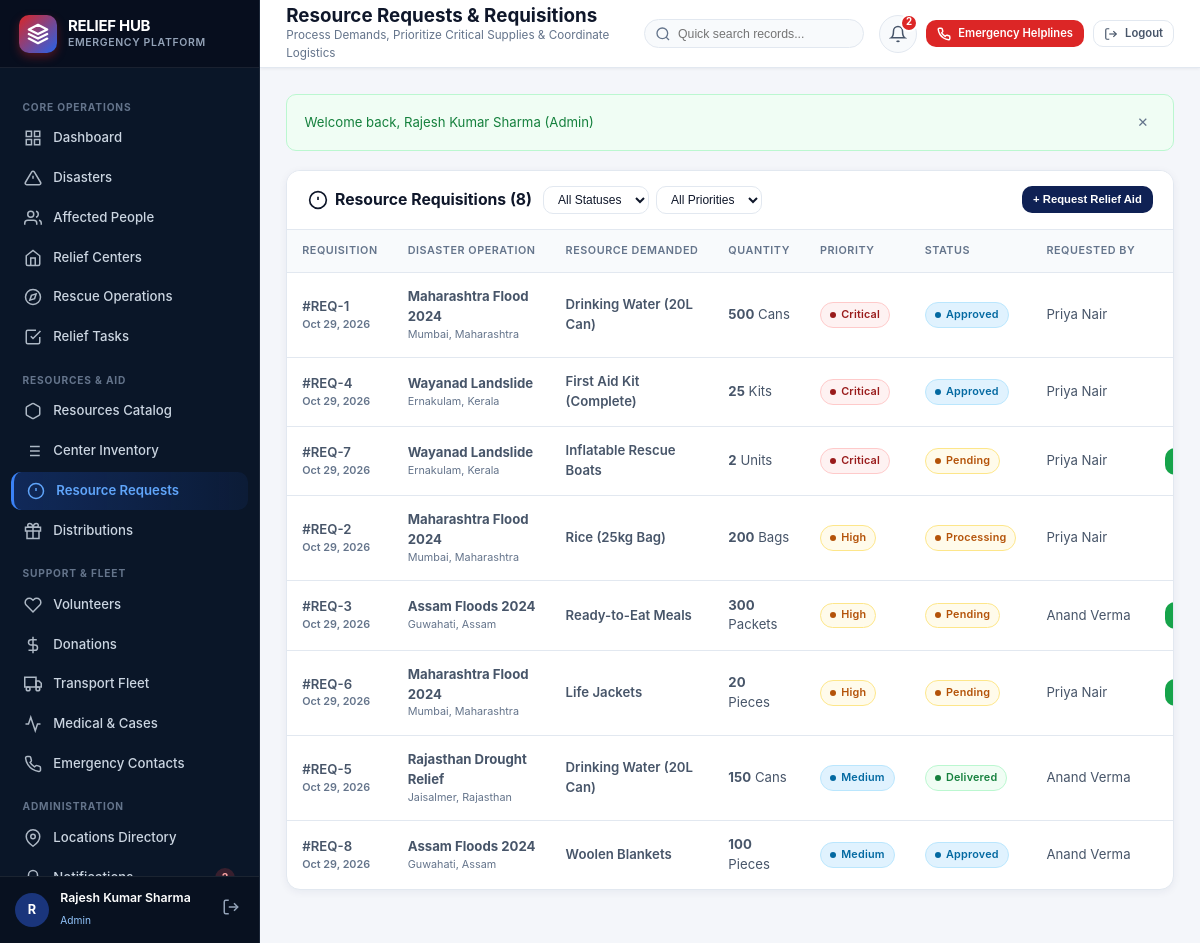
/resource_requests.php (signed in), run on the app's committed database.
### tables this page shows
CREATE TABLE IF NOT EXISTS resource_requests (
    request_id INT PRIMARY KEY AUTO_INCREMENT,
    disaster_id INT NOT NULL,
    requester_id INT NOT NULL,
    resource_id INT NOT NULL,
    location_id INT,
    quantity_requested INT NOT NULL,
    request_date TIMESTAMP DEFAULT CURRENT_TIMESTAMP,
    priority ENUM('Low', 'Medium', 'High', 'Critical') DEFAULT 'Medium',
    status ENUM('Pending', 'Approved', 'Rejected', 'Processing', 'Delivered') DEFAULT 'Pending',
    updated_at TIMESTAMP DEFAULT CURRENT_TIMESTAMP ON UPDATE CURRENT_TIMESTAMP,
    FOREIGN KEY (disaster_id) REFERENCES disasters(disaster_id) ON DELETE CASCADE,
    FOREIGN KEY (requester_id) REFERENCES users(user_id) ON DELETE RESTRICT,
    FOREIGN KEY (resource_id) REFERENCES resources(resource_id) ON DELETE RESTRICT,
    FOREIGN KEY (location_id) REFERENCES locations(location_id) ON DELETE SET NULL,
    INDEX idx_request_status (status),
    INDEX idx_request_priority (priority)
);

CREATE TABLE IF NOT EXISTS disasters (
    disaster_id INT PRIMARY KEY AUTO_INCREMENT,
    disaster_type_id INT NOT NULL,
    disaster_name VARCHAR(200) NOT NULL,
    description TEXT,
    start_date DATE NOT NULL,
    end_date DATE,
    severity ENUM('Low', 'Moderate', 'High', 'Critical') NOT NULL DEFAULT 'Moderate',
    status ENUM('Reported', 'Active', 'Under Control', 'Resolved') NOT NULL DEFAULT 'Reported',
    reported_by INT,
    created_at TIMESTAMP DEFAULT CURRENT_TIMESTAMP,
    updated_at TIMESTAMP DEFAULT CURRENT_TIMESTAMP ON UPDATE CURRENT_TIMESTAMP,
    FOREIGN KEY (disaster_type_id) REFERENCES disaster_types(disaster_type_id) ON DELETE RESTRICT,
    FOREIGN KEY (reported_by) REFERENCES users(user_id) ON DELETE SET NULL,
    INDEX idx_disasters_status (status),
    INDEX idx_disasters_severity (severity)
);

CREATE TABLE IF NOT EXISTS locations (
    location_id INT PRIMARY KEY AUTO_INCREMENT,
    location_name VARCHAR(150) NOT NULL,
    address TEXT,
    city VARCHAR(100),
    state VARCHAR(100),
    pincode VARCHAR(20),
    latitude DECIMAL(10, 8),
    longitude DECIMAL(11, 8)
);

CREATE TABLE IF NOT EXISTS resources (
    resource_id INT PRIMARY KEY AUTO_INCREMENT,
    category_id INT NOT NULL,
    resource_name VARCHAR(150) NOT NULL,
    unit VARCHAR(50) NOT NULL,
    description TEXT,
    minimum_stock INT DEFAULT 0,
    created_at TIMESTAMP DEFAULT CURRENT_TIMESTAMP,
    FOREIGN KEY (category_id) REFERENCES resource_categories(category_id) ON DELETE RESTRICT,
    INDEX idx_resource_category (category_id)
);

CREATE TABLE IF NOT EXISTS users (
    user_id INT PRIMARY KEY AUTO_INCREMENT,
    role_id INT NOT NULL,
    full_name VARCHAR(100) NOT NULL,
    email VARCHAR(150) NOT NULL UNIQUE,
    phone VARCHAR(20),
    password VARCHAR(255) NOT NULL,
    address TEXT,
    status ENUM('active', 'inactive', 'suspended') DEFAULT 'active',
    created_at TIMESTAMP DEFAULT CURRENT_TIMESTAMP,
    FOREIGN KEY (role_id) REFERENCES roles(role_id) ON DELETE RESTRICT
);

### config/auth.php (called while the page is built, shortened)
<?php
require_once __DIR__ . '/db.php';
function isLoggedIn() {
    return isset($_SESSION['user_id']) && !empty($_SESSION['user_id']);
}
function hasRole($roles) {
    $role = $_SESSION['role_name'] ?? '';
    if (is_array($roles)) {
        return in_array($role, $roles);
    }
    return $role === $roles;
}

### config/db.php (called while the page is built, shortened)
<?php
function escape($str) {
    return htmlspecialchars($str ?? '', ENT_QUOTES, 'UTF-8');
}
function formatDate($dateStr, $format = 'M d, Y') {
    $t = strtotime($dateStr);
    return $t ? date($format, $t) : '-';
}

### resource_requests.php (the view, shortened to what this page needs)
<?php
require_once __DIR__ . '/config/db.php';
require_once __DIR__ . '/config/auth.php';
$pdo = getDB();
$sql = "
    SELECT rr.*, d.disaster_name, r.resource_name, r.unit, u.full_name as requester_name, l.city, l.state
    FROM resource_requests rr
    JOIN disasters d ON rr.disaster_id = d.disaster_id
    JOIN resources r ON rr.resource_id = r.resource_id
    LEFT JOIN locations l ON rr.location_id = l.location_id
    LEFT JOIN users u ON rr.requester_id = u.user_id
    WHERE 1=1
";
$params = [];
$sql .= " ORDER BY FIELD(rr.priority, 'Critical', 'High', 'Medium', 'Low'), rr.request_date DESC";
$stmt = $pdo->prepare($sql);
$stmt->execute($params);
$requests = $stmt->fetchAll();
require_once __DIR__ . '/includes/header.php';
require_once __DIR__ . '/includes/sidebar.php';
?>
<div class="main-wrapper">
  <?php require_once __DIR__ . '/includes/topbar.php'; ?>
  <div class="card">
    <div class="card-header">
      <div style="display: flex; align-items: center; gap: 0.75rem; flex-wrap: wrap;">
        <h3 class="card-title">
          <svg width="20" height="20" viewBox="0 0 24 24" fill="none" stroke="currentColor" stroke-width="2"><circle cx="12" cy="12" r="10"/><line x1="12" y1="8" x2="12" y2="12"/><line x1="12" y1="16" x2="12.01" y2="16"/></svg>
          <span>Resource Requisitions (<?= count($requests) ?>)</span>
        </h3>
        <form method="GET" action="resource_requests.php" style="display: flex; gap: 0.5rem; align-items: center; flex-wrap: wrap;">
          <select name="status" class="form-select" style="width: auto; padding: 0.35rem 0.65rem; font-size: 0.8rem;" onchange="this.form.submit()">
            <option value="">All Statuses</option>
          </select>
          <select name="priority" class="form-select" style="width: auto; padding: 0.35rem 0.65rem; font-size: 0.8rem;" onchange="this.form.submit()">
            <option value="">All Priorities</option>
          </select>
        </form>
      </div>
      <div class="card-actions">
        <button type="button" class="btn btn-primary btn-sm" data-modal="modalAddRequest">
          + Request Relief Aid
        </button>
      </div>
    </div>
    <div class="table-responsive">
      <table class="data-table">
        <thead>
          <tr>
            <th>Requisition</th>
            <th>Disaster Operation</th>
            <th>Resource Demanded</th>
            <th>Quantity</th>
            <th>Priority</th>
            <th>Status</th>
            <th>Requested By</th>
            <?php if (hasRole(['Admin', 'Disaster Coordinator'])): ?>
              <th style="text-align: right;">Authorization</th>
            <?php endif; ?>
          </tr>
        </thead>
        <tbody>
          <?php if (empty($requests)): ?>
            <tr><td colspan="8" style="text-align: center; color: var(--text-muted); padding: 2.5rem;">No resource requests found.</td></tr>
          <?php else: ?>
            <?php foreach ($requests as $req): ?>
              <?php
                $priClass = 'badge-low';
                if ($req['priority'] === 'Critical') $priClass = 'badge-critical';
                elseif ($req['priority'] === 'High') $priClass = 'badge-high';
                elseif ($req['priority'] === 'Medium') $priClass = 'badge-medium';
                $stClass = 'badge-neutral';
                if ($req['status'] === 'Approved') $stClass = 'badge-info';
                elseif ($req['status'] === 'Processing') $stClass = 'badge-warning';
                elseif ($req['status'] === 'Delivered') $stClass = 'badge-success';
                elseif ($req['status'] === 'Rejected') $stClass = 'badge-danger';
                elseif ($req['status'] === 'Pending') $stClass = 'badge-high';
              ?>
              <tr>
                <td class="table-cell-bold">
                  #REQ-<?= $req['request_id'] ?>
                  <div style="font-size: 0.72rem; color: var(--text-muted);"><?= formatDate($req['request_date']) ?></div>
                </td>
                <td>
                  <div><strong><?= escape($req['disaster_name']) ?></strong></div>
                  <?php if ($req['city']): ?>
                    <div style="font-size: 0.72rem; color: var(--text-muted);"><?= escape($req['city']) ?>, <?= escape($req['state']) ?></div>
                  <?php endif; ?>
                </td>
                <td class="table-cell-bold"><?= escape($req['resource_name']) ?></td>
                <td>
                  <strong><?= number_format($req['quantity_requested']) ?></strong> <?= escape($req['unit']) ?>
                </td>
                <td>
                  <span class="badge <?= $priClass ?>">
                    <span class="badge-dot"></span>
                    <?= escape($req['priority']) ?>
                  </span>
                </td>
                <td>
                  <span class="badge <?= $stClass ?>">
                    <span class="badge-dot"></span>
                    <?= escape($req['status']) ?>
                  </span>
                </td>
                <td><?= escape($req['requester_name'] ?? 'Staff Member') ?></td>
                <?php if (hasRole(['Admin', 'Disaster Coordinator'])): ?>
                  <td style="text-align: right; white-space: nowrap;">
                    <?php if ($req['status'] === 'Pending'): ?>
                      <form method="POST" action="resource_requests.php" style="display: inline;">
                        <button type="submit" name="new_status" value="Approved" class="btn btn-sm btn-success">Approve</button>
                      </form>
                    <?php elseif ($req['status'] === 'Approved'): ?>
                      <form method="POST" action="resource_requests.php" style="display: inline;">
                        <input type="hidden" name="csrf_token" value="<?= csrfToken() ?>">
                        <input type="hidden" name="form_action" value="update_status">
                        <input type="hidden" name="request_id" value="<?= $req['request_id'] ?>">
                        <button type="submit" name="new_status" value="Processing" class="btn btn-sm btn-primary">Process</button>
                      </form>
                    <?php elseif ($req['status'] === 'Processing'): ?>
                      <form method="POST" action="resource_requests.php" style="display: inline;">
                        <input type="hidden" name="csrf_token" value="<?= csrfToken() ?>">
                        <input type="hidden" name="form_action" value="update_status">
                        <input type="hidden" name="request_id" value="<?= $req['request_id'] ?>">
                        <button type="submit" name="new_status" value="Delivered" class="btn btn-sm btn-success">Delivered</button>
                      </form>
                    <?php else: ?>
                      <span style="font-size: 0.75rem; color: var(--text-muted);">&mdash;</span>
                    <?php endif; ?>
                  </td>
                <?php endif; ?>
              </tr>
            <?php endforeach; ?>
          <?php endif; ?>
        </tbody>
      </table>
    </div>
  </div>
<?php require_once __DIR__ . '/includes/footer.php'; ?>

### data on the page
resource_requests: request_id "1", request_date "Oct 29, 2026", disaster.disaster_name "Maharashtra Flood 2024", location.city "Mumbai", location.state "Maharashtra", resource.resource_name "Drinking Water (20L Can)", quantity_requested "500", resource.unit "Cans", priority "Critical", status "Approved", requester.full_name "Priya Nair"
resource_requests: request_id "4", request_date "Oct 29, 2026", disaster.disaster_name "Wayanad Landslide", location.city "Ernakulam", location.state "Kerala", resource.resource_name "First Aid Kit (Complete)", quantity_requested "25", resource.unit "Kits", priority "Critical", status "Approved", requester.full_name "Priya Nair"
resource_requests: request_id "7", request_date "Oct 29, 2026", disaster.disaster_name "Wayanad Landslide", location.city "Ernakulam", location.state "Kerala", resource.resource_name "Inflatable Rescue Boats", quantity_requested "2", resource.unit "Units", priority "Critical", status "Pending", requester.full_name "Priya Nair"
resource_requests: request_id "2", request_date "Oct 29, 2026", disaster.disaster_name "Maharashtra Flood 2024", location.city "Mumbai", location.state "Maharashtra", resource.resource_name "Rice (25kg Bag)", quantity_requested "200", resource.unit "Bags", priority "High", status "Processing", requester.full_name "Priya Nair"
resource_requests: request_id "3", request_date "Oct 29, 2026", disaster.disaster_name "Assam Floods 2024", location.city "Guwahati", location.state "Assam", resource.resource_name "Ready-to-Eat Meals", quantity_requested "300", resource.unit "Packets", priority "High", status "Pending", requester.full_name "Anand Verma"
resource_requests: request_id "6", request_date "Oct 29, 2026", disaster.disaster_name "Maharashtra Flood 2024", location.city "Mumbai", location.state "Maharashtra", resource.resource_name "Life Jackets", quantity_requested "20", resource.unit "Pieces", priority "High", status "Pending", requester.full_name "Priya Nair"
resource_requests: request_id "5", request_date "Oct 29, 2026", disaster.disaster_name "Rajasthan Drought Relief", location.city "Jaisalmer", location.state "Rajasthan", resource.resource_name "Drinking Water (20L Can)", quantity_requested "150", resource.unit "Cans", priority "Medium", status "Delivered", requester.full_name "Anand Verma"
resource_requests: request_id "8", request_date "Oct 29, 2026", disaster.disaster_name "Assam Floods 2024", location.city "Guwahati", location.state "Assam", resource.resource_name "Woolen Blankets", quantity_requested "100", resource.unit "Pieces", priority "Medium", status "Approved", requester.full_name "Anand Verma"

### other printed values
substr($user['full_name'], 0, 1) "R"
$user['full_name'] "Rajesh Kumar Sharma"
$user['role_name'] "Admin"
$pageTitle "Resource Requests & Requisitions"
$pageSubtitle "Process Demands, Prioritize Critical Supplies & Coordinate Logistics"
$topUnread "2"
$msg "Welcome back, Rajesh Kumar Sharma (Admin)"
count($requests) "8"
